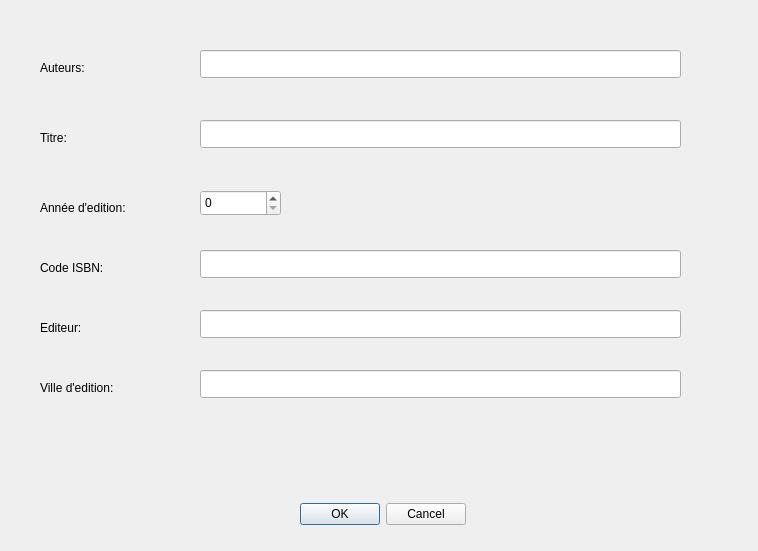
<?xml version="1.0" encoding="UTF-8"?>
<ui version="4.0">
 <class>Ouvrage_Interface</class>
 <widget class="QDialog" name="Ouvrage_Interface">
  <property name="geometry">
   <rect>
    <x>0</x>
    <y>0</y>
    <width>758</width>
    <height>551</height>
   </rect>
  </property>
  <property name="windowTitle">
   <string>Ouvrage_Interface</string>
  </property>
  <widget class="QLabel" name="label">
   <property name="geometry">
    <rect>
     <x>40</x>
     <y>60</y>
     <width>58</width>
     <height>16</height>
    </rect>
   </property>
   <property name="text">
    <string>Auteurs:</string>
   </property>
  </widget>
  <widget class="QLineEdit" name="auteurs_ouvrage">
   <property name="geometry">
    <rect>
     <x>200</x>
     <y>50</y>
     <width>481</width>
     <height>28</height>
    </rect>
   </property>
  </widget>
  <widget class="QLabel" name="label_2">
   <property name="geometry">
    <rect>
     <x>40</x>
     <y>130</y>
     <width>58</width>
     <height>16</height>
    </rect>
   </property>
   <property name="text">
    <string>Titre:</string>
   </property>
  </widget>
  <widget class="QLineEdit" name="titre_ouvrage">
   <property name="geometry">
    <rect>
     <x>200</x>
     <y>120</y>
     <width>481</width>
     <height>28</height>
    </rect>
   </property>
  </widget>
  <widget class="QSpinBox" name="annee_ouvrage">
   <property name="geometry">
    <rect>
     <x>200</x>
     <y>190</y>
     <width>81</width>
     <height>26</height>
    </rect>
   </property>
   <property name="maximum">
    <number>2022</number>
   </property>
  </widget>
  <widget class="QLabel" name="label_3">
   <property name="geometry">
    <rect>
     <x>40</x>
     <y>200</y>
     <width>101</width>
     <height>16</height>
    </rect>
   </property>
   <property name="text">
    <string>Année d'edition:</string>
   </property>
  </widget>
  <widget class="QLabel" name="label_4">
   <property name="geometry">
    <rect>
     <x>40</x>
     <y>260</y>
     <width>71</width>
     <height>16</height>
    </rect>
   </property>
   <property name="text">
    <string>Code ISBN:</string>
   </property>
  </widget>
  <widget class="QLineEdit" name="id_ouvrage">
   <property name="geometry">
    <rect>
     <x>200</x>
     <y>250</y>
     <width>481</width>
     <height>28</height>
    </rect>
   </property>
  </widget>
  <widget class="QLabel" name="label_5">
   <property name="geometry">
    <rect>
     <x>40</x>
     <y>320</y>
     <width>58</width>
     <height>16</height>
    </rect>
   </property>
   <property name="text">
    <string>Editeur:</string>
   </property>
  </widget>
  <widget class="QLabel" name="label_6">
   <property name="geometry">
    <rect>
     <x>40</x>
     <y>380</y>
     <width>101</width>
     <height>16</height>
    </rect>
   </property>
   <property name="text">
    <string>Ville d'edition:</string>
   </property>
  </widget>
  <widget class="QLineEdit" name="editeur_ouvrage">
   <property name="geometry">
    <rect>
     <x>200</x>
     <y>310</y>
     <width>481</width>
     <height>28</height>
    </rect>
   </property>
  </widget>
  <widget class="QLineEdit" name="ville_ouvrage">
   <property name="geometry">
    <rect>
     <x>200</x>
     <y>370</y>
     <width>481</width>
     <height>28</height>
    </rect>
   </property>
  </widget>
  <widget class="QDialogButtonBox" name="buttonBox">
   <property name="geometry">
    <rect>
     <x>290</x>
     <y>500</y>
     <width>176</width>
     <height>28</height>
    </rect>
   </property>
   <property name="standardButtons">
    <set>QDialogButtonBox::Cancel|QDialogButtonBox::Ok</set>
   </property>
  </widget>
 </widget>
 <resources/>
 <connections>
  <connection>
   <sender>buttonBox</sender>
   <signal>accepted()</signal>
   <receiver>Ouvrage_Interface</receiver>
   <slot>valideEnregistrementOuvrage()</slot>
   <hints>
    <hint type="sourcelabel">
     <x>377</x>
     <y>513</y>
    </hint>
    <hint type="destinationlabel">
     <x>378</x>
     <y>275</y>
    </hint>
   </hints>
  </connection>
  <connection>
   <sender>buttonBox</sender>
   <signal>rejected()</signal>
   <receiver>Ouvrage_Interface</receiver>
   <slot>reject()</slot>
   <hints>
    <hint type="sourcelabel">
     <x>377</x>
     <y>513</y>
    </hint>
    <hint type="destinationlabel">
     <x>378</x>
     <y>275</y>
    </hint>
   </hints>
  </connection>
 </connections>
 <slots>
  <slot>valideEnregistrementOuvrage()</slot>
 </slots>
</ui>
